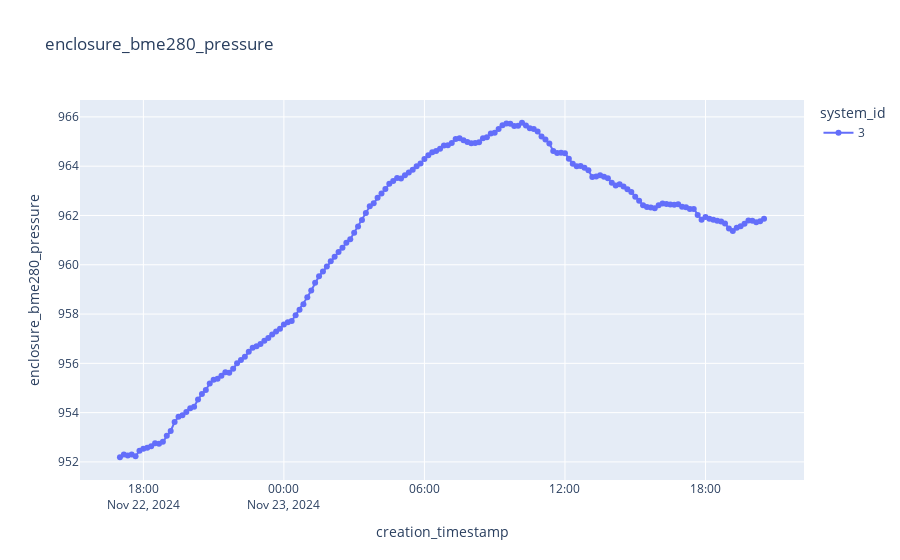

The notebook cell saved with this chart:
### Code cell
plot_sensor_measurement(df_raw,sensor_id,col_name="enclosure_bme280_pressure",filter=filter)

### Figure 1 — Plotly figure (JSON) as saved in the notebook; plotly's stock layout.template omitted (floating-point values rounded to 4 significant figures; data arrays with more than 128 entries replaced by an {"elided": "..."} marker saying what was removed)
{"data": [{"hovertemplate": "system_id=3<br>creation_timestamp=%{x}<br>enclosure_bme280_pressure=%{y}<extra></extra>", "legendgroup": "3", "line": {"color": "#636efa", "dash": "solid"}, "marker": {"symbol": "circle"}, "mode": "lines+markers", "name": "3", "orientation": "v", "showlegend": true, "type": "scatter", "x": {"elided": "166 str values"}, "xaxis": "x", "y": {"elided": "166 float values"}, "yaxis": "y"}], "layout": {"legend": {"title": {"text": "system_id"}, "tracegroupgap": 0}, "title": {"text": "enclosure_bme280_pressure"}, "xaxis": {"anchor": "y", "domain": [0, 1], "title": {"text": "creation_timestamp"}}, "yaxis": {"anchor": "x", "domain": [0, 1], "title": {"text": "enclosure_bme280_pressure"}}}}
